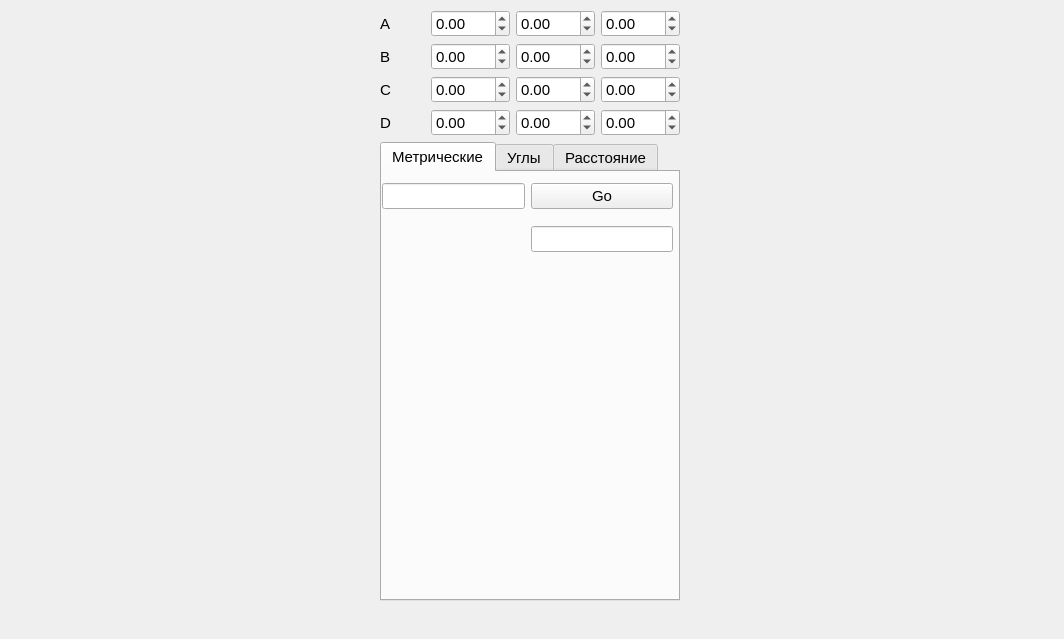
<?xml version="1.0" encoding="UTF-8"?>
<ui version="4.0">
 <class>DockWidget</class>
 <widget class="QDockWidget" name="DockWidget">
  <property name="geometry">
   <rect>
    <x>0</x>
    <y>0</y>
    <width>1064</width>
    <height>639</height>
   </rect>
  </property>
  <property name="font">
   <font>
    <pointsize>11</pointsize>
   </font>
  </property>
  <property name="windowIcon">
   <iconset>
    <normaloff>icon.png</normaloff>icon.png</iconset>
  </property>
  <property name="windowTitle">
   <string>Аналитическая геометрия: тетраэдр</string>
  </property>
  <widget class="QWidget" name="dockWidgetContents">
   <widget class="QWidget" name="horizontalLayoutWidget">
    <property name="geometry">
     <rect>
      <x>10</x>
      <y>10</y>
      <width>1041</width>
      <height>591</height>
     </rect>
    </property>
    <layout class="QHBoxLayout" name="horizontalLayout">
     <item>
      <layout class="QVBoxLayout" name="verticalLayout_2">
       <item>
        <layout class="QGridLayout" name="gridLayout_2">
         <item row="1" column="1">
          <widget class="QDoubleSpinBox" name="value_Bx">
           <property name="minimum">
            <double>-999.000000000000000</double>
           </property>
           <property name="maximum">
            <double>999.000000000000000</double>
           </property>
          </widget>
         </item>
         <item row="3" column="3">
          <widget class="QDoubleSpinBox" name="value_Dz">
           <property name="minimum">
            <double>-999.000000000000000</double>
           </property>
           <property name="maximum">
            <double>999.000000000000000</double>
           </property>
          </widget>
         </item>
         <item row="2" column="3">
          <widget class="QDoubleSpinBox" name="value_Cz">
           <property name="minimum">
            <double>-999.000000000000000</double>
           </property>
           <property name="maximum">
            <double>999.000000000000000</double>
           </property>
          </widget>
         </item>
         <item row="0" column="0">
          <widget class="QLabel" name="label_A">
           <property name="text">
            <string>A</string>
           </property>
          </widget>
         </item>
         <item row="0" column="1">
          <widget class="QDoubleSpinBox" name="value_Ax">
           <property name="minimum">
            <double>-999.000000000000000</double>
           </property>
           <property name="maximum">
            <double>999.000000000000000</double>
           </property>
           <property name="value">
            <double>0.000000000000000</double>
           </property>
          </widget>
         </item>
         <item row="3" column="0">
          <widget class="QLabel" name="label_D">
           <property name="text">
            <string>D</string>
           </property>
          </widget>
         </item>
         <item row="3" column="1">
          <widget class="QDoubleSpinBox" name="value_Dx">
           <property name="minimum">
            <double>-999.000000000000000</double>
           </property>
           <property name="maximum">
            <double>999.000000000000000</double>
           </property>
          </widget>
         </item>
         <item row="2" column="1">
          <widget class="QDoubleSpinBox" name="value_Cx">
           <property name="minimum">
            <double>-999.000000000000000</double>
           </property>
           <property name="maximum">
            <double>999.000000000000000</double>
           </property>
          </widget>
         </item>
         <item row="0" column="2">
          <widget class="QDoubleSpinBox" name="value_Ay">
           <property name="minimum">
            <double>-999.000000000000000</double>
           </property>
           <property name="maximum">
            <double>999.000000000000000</double>
           </property>
          </widget>
         </item>
         <item row="1" column="2">
          <widget class="QDoubleSpinBox" name="value_By">
           <property name="minimum">
            <double>-999.000000000000000</double>
           </property>
           <property name="maximum">
            <double>999.000000000000000</double>
           </property>
          </widget>
         </item>
         <item row="3" column="2">
          <widget class="QDoubleSpinBox" name="value_Dy">
           <property name="minimum">
            <double>-999.000000000000000</double>
           </property>
           <property name="maximum">
            <double>999.000000000000000</double>
           </property>
          </widget>
         </item>
         <item row="1" column="0">
          <widget class="QLabel" name="label_B">
           <property name="text">
            <string>B</string>
           </property>
          </widget>
         </item>
         <item row="0" column="3">
          <widget class="QDoubleSpinBox" name="value_Az">
           <property name="minimum">
            <double>-999.000000000000000</double>
           </property>
           <property name="maximum">
            <double>999.000000000000000</double>
           </property>
          </widget>
         </item>
         <item row="1" column="3">
          <widget class="QDoubleSpinBox" name="value_Bz">
           <property name="minimum">
            <double>-999.000000000000000</double>
           </property>
           <property name="maximum">
            <double>999.000000000000000</double>
           </property>
          </widget>
         </item>
         <item row="2" column="0">
          <widget class="QLabel" name="label_C">
           <property name="text">
            <string>C</string>
           </property>
          </widget>
         </item>
         <item row="2" column="2">
          <widget class="QDoubleSpinBox" name="value_Cy">
           <property name="minimum">
            <double>-999.000000000000000</double>
           </property>
           <property name="maximum">
            <double>999.000000000000000</double>
           </property>
          </widget>
         </item>
        </layout>
       </item>
       <item>
        <widget class="QTabWidget" name="tabWidget">
         <property name="maximumSize">
          <size>
           <width>300</width>
           <height>16777215</height>
          </size>
         </property>
         <property name="currentIndex">
          <number>0</number>
         </property>
         <widget class="QWidget" name="tab_5">
          <attribute name="title">
           <string>Метрические</string>
          </attribute>
          <widget class="QWidget" name="layoutWidget">
           <property name="geometry">
            <rect>
             <x>0</x>
             <y>0</y>
             <width>291</width>
             <height>91</height>
            </rect>
           </property>
           <layout class="QGridLayout" name="gridLayout">
            <item row="0" column="0">
             <widget class="QLineEdit" name="metrics_line"/>
            </item>
            <item row="0" column="1">
             <widget class="QPushButton" name="pushButton">
              <property name="text">
               <string>Go</string>
              </property>
             </widget>
            </item>
            <item row="1" column="0">
             <widget class="QLabel" name="result_name">
              <property name="text">
               <string/>
              </property>
             </widget>
            </item>
            <item row="1" column="1">
             <widget class="QLineEdit" name="result_line"/>
            </item>
           </layout>
          </widget>
         </widget>
         <widget class="QWidget" name="tab_6">
          <attribute name="title">
           <string>Углы</string>
          </attribute>
          <widget class="QWidget" name="gridLayoutWidget_2">
           <property name="geometry">
            <rect>
             <x>0</x>
             <y>0</y>
             <width>291</width>
             <height>91</height>
            </rect>
           </property>
           <layout class="QGridLayout" name="gridLayout_3">
            <item row="1" column="0">
             <widget class="QLabel" name="result_name_angle">
              <property name="text">
               <string/>
              </property>
             </widget>
            </item>
            <item row="0" column="2">
             <widget class="QPushButton" name="pushButton_angle">
              <property name="text">
               <string>Go</string>
              </property>
             </widget>
            </item>
            <item row="1" column="2">
             <widget class="QLineEdit" name="result_line_angle"/>
            </item>
            <item row="0" column="0">
             <widget class="QLineEdit" name="angle_line_1"/>
            </item>
            <item row="0" column="1">
             <widget class="QLineEdit" name="angle_line_2"/>
            </item>
            <item row="1" column="1">
             <widget class="QLineEdit" name="result_line_angle_cos"/>
            </item>
           </layout>
          </widget>
         </widget>
         <widget class="QWidget" name="tab">
          <attribute name="title">
           <string>Расстояние</string>
          </attribute>
          <widget class="QWidget" name="gridLayoutWidget_3">
           <property name="geometry">
            <rect>
             <x>0</x>
             <y>0</y>
             <width>291</width>
             <height>91</height>
            </rect>
           </property>
           <layout class="QGridLayout" name="gridLayout_4">
            <item row="1" column="0">
             <widget class="QLabel" name="result_name_distance">
              <property name="text">
               <string/>
              </property>
             </widget>
            </item>
            <item row="0" column="2">
             <widget class="QPushButton" name="pushButton_distance">
              <property name="text">
               <string>Go</string>
              </property>
             </widget>
            </item>
            <item row="0" column="0">
             <widget class="QLineEdit" name="distance_line_1"/>
            </item>
            <item row="0" column="1">
             <widget class="QLineEdit" name="distance_line_2"/>
            </item>
            <item row="1" column="1">
             <widget class="QLineEdit" name="result_line_distance"/>
            </item>
           </layout>
          </widget>
         </widget>
        </widget>
       </item>
      </layout>
     </item>
    </layout>
   </widget>
  </widget>
 </widget>
 <tabstops>
  <tabstop>value_Ax</tabstop>
  <tabstop>value_Ay</tabstop>
  <tabstop>value_Az</tabstop>
  <tabstop>value_Bx</tabstop>
  <tabstop>value_By</tabstop>
  <tabstop>value_Bz</tabstop>
  <tabstop>value_Cx</tabstop>
  <tabstop>value_Cy</tabstop>
  <tabstop>value_Cz</tabstop>
  <tabstop>value_Dx</tabstop>
  <tabstop>value_Dy</tabstop>
  <tabstop>value_Dz</tabstop>
  <tabstop>tabWidget</tabstop>
  <tabstop>metrics_line</tabstop>
  <tabstop>pushButton</tabstop>
  <tabstop>angle_line_1</tabstop>
  <tabstop>angle_line_2</tabstop>
  <tabstop>pushButton_angle</tabstop>
  <tabstop>result_line</tabstop>
  <tabstop>result_line_angle_cos</tabstop>
  <tabstop>result_line_angle</tabstop>
  <tabstop>distance_line_1</tabstop>
  <tabstop>distance_line_2</tabstop>
  <tabstop>pushButton_distance</tabstop>
  <tabstop>result_line_distance</tabstop>
 </tabstops>
 <resources/>
 <connections/>
</ui>
